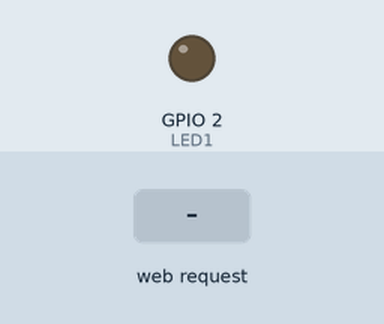
Bench run of a program on a simulated ESP32. Parts: output pins drawn as LEDs (lit = HIGH). The inputs (shaded band) are chosen by the test bench. WiFi joins after 1.5 s; servers stay silent unless stated; what the program prints to the serial monitor is not drawn.

Above: at 2.7 s.
2.8 s: HTTP request GET /ledon received
At 3.4 s:
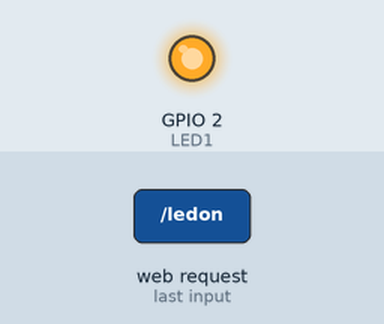
4.3 s: HTTP request GET /ledoff received
At 5.7 s:
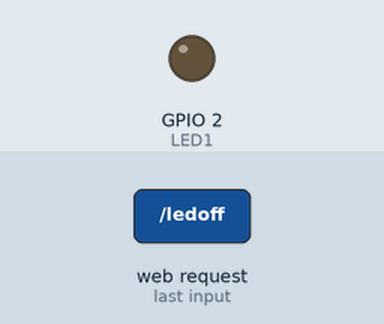
Timing chart, 0 to 7.3 s (numbered marks = the images above; inputs shaded):
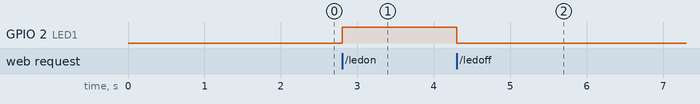

Measured:
- after the input at 2.8 s, GPIO 2 (LED1): LOW → HIGH at once
- after the input at 4.3 s, GPIO 2 (LED1): HIGH → LOW at once

The program:

main.cpp
```cpp
#include <Arduino.h>
#include <WebServer.h>

WebServer server(80);

#define LED1 2
bool LEDState = LOW;

const char *ssid = "jiaphone";
const char *pass = "jia418009";

String updatepage(uint8_t LEDState){
  String ptr = "<!DOCTYPE html>\n";
  ptr += "<html lang=\"en\">\n";
  ptr += "<head>\n";
  ptr += "<meta charset=\"UTF-8\">\n";
  ptr += "<meta http-equiv=\"X-UA-Compatible\" content=\"IE=edge\">\n";
  ptr += "<meta name=\"viewport\" content=\"width=device-width, initial-scale=1.0\">\n";
  ptr += "<title>Led Control page</title>\n";
  ptr += "<style>\n";
  ptr += "html {font-family: Helvetica; display: inline-block; margin: 0px auto; text-align: center;}\n";
  ptr += "body{margin-top: 50px;} \n";
  ptr += "h1 {color: #444444;margin: 50px auto 30px;} \n";
  ptr += "h3 {color: #444444;margin-bottom: 50px;}\n";
  ptr += ".button {display: block;width: 80px;background-color: #1abc9c;border: none;color: white;padding: 13px 30px;text-decoration: none;font-size: 25px;margin: 0px auto 35px;cursor: pointer;border-radius: 4px;}\n";
  ptr += ".button-on {background-color: #3498db;}\n";
  ptr += ".button-on:active {background-color: #3498db;}\n";
  ptr += ".button-off {background-color: #34495e;}\n";
  ptr += ".button-off:active {background-color: #2c3e50;}\n";
  ptr += "p {font-size: 14px;color: #888;margin-bottom: 10px;}\n";
  ptr += "</style>\n";
  ptr += "</head>\n";
  ptr += "<body>\n";
  ptr += "<h1>JM ESP32 WebServer</h1>\n";
  ptr += "<h3>Control Led state</h3>\n";
  if(LEDState){
    ptr += "<p>LED:ON</p><a class=\"button button-off\" href=\"/ledoff\">OFF</a>\n";
  }
  else{
    ptr += "<p>LED:OFF</p><a class=\"button button-on\" href=\"/ledon\">ON</a>\n";
  }

  ptr += "</body>\n";
  ptr += "</html>\n";

  return ptr;

}


void HandelRoot(){
  String HTML = "<DOCTYPE html>\
    <html>\
      <head><meta charset='utf-8'></head>\
      <body>ESP32 HELLO WORLD</body>\
    </html>";
  server.send(200, "text/html", HTML);
}
void Handleledon(){
  LEDState = HIGH;
  Serial.println("LED:ON");
  server.send(200,"text/html",updatepage(LEDState));
}
void Handleledoff(){
  LEDState = LOW;
  Serial.println("LED:OFF");
  server.send(200,"text/html",updatepage(LEDState));
}


void setup(){
  Serial.begin(115200);

  pinMode(LED1, OUTPUT);
  WiFi.mode(WIFI_STA);
  WiFi.begin(ssid, pass);
  while(WiFi.status() != WL_CONNECTED){
    Serial.print(".");
    vTaskDelay(10/portTICK_RATE_MS);
  }
  Serial.println("");
  Serial.print("Successed connect WiFi IP: ");
  Serial.println(WiFi.localIP());

  server.on("/", HandelRoot);
  server.on("/about",[](){
    server.send(200, "text/html; charset=utf-8", "Welcome JM Learning channel");
  });
  server.on("/ledon", Handleledon);
  server.on("/ledoff",Handleledoff);
  server.onNotFound([](){
    server.send(404, "text/plain","Not found");
  });

  server.begin();
}


void loop(){
  server.handleClient();

  if(LEDState){
    digitalWrite(LED1, HIGH);
  }
  else{
    digitalWrite(LED1, LOW);
  }
}
```
